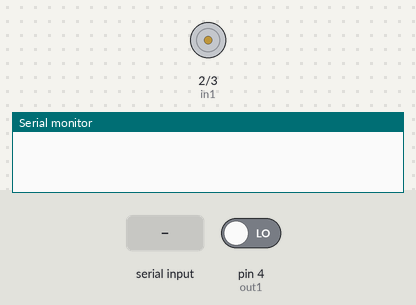
Recording of a sketch running on a simulated Arduino Uno, built with avr-gcc and run on an emulated ATmega328P. On the bench: motor-driver pin pairs drawn as motors (green arrow = first pin HIGH = forward, orange = second pin HIGH = backward, longer = more drive), the last lines printed to the serial monitor. The test bench sets the inputs (shaded band); at power-on: pin 4 (out1) LOW.

Above: at 1.2 s.
1.3 s: "90,45\n" received over Serial
At 2.4 s:
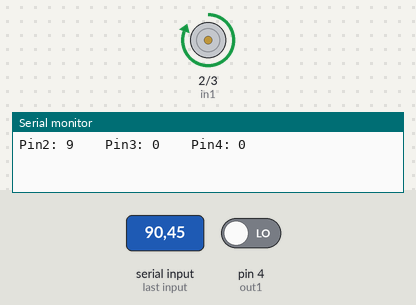
2.8 s: "5\n" received over Serial
At 3.4 s:
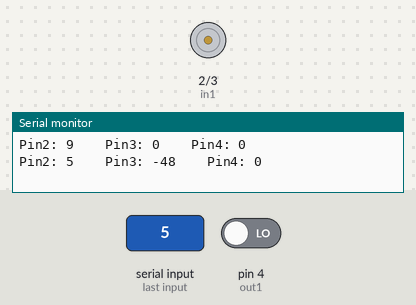
4.3 s: "30,150\n" received over Serial
At 4.7 s:
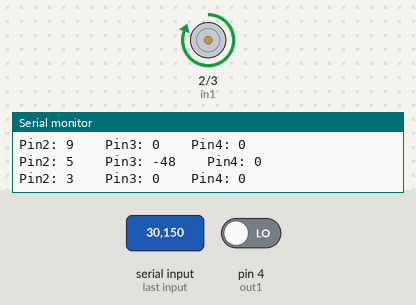
Timing chart, 0 to 7.3 s (numbered marks = the images above; inputs shaded):
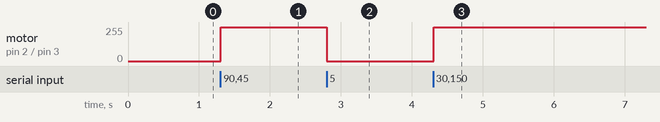

The sketch:

and.ino
```cpp
// And, Or, Nand, Xor
// Serial input: 00, 01, 10, 11
// And https://www.tinkercad.com/things/4Ggw7kltjnw-and-gate?sharecode=ILP4fLBGpug0d_gXlIQcTE2rO6C_2SqIt15GT9omTKY
// Or https://www.tinkercad.com/things/4CzvIPLXybS-or-gate?sharecode=g5mlyS2ecJivW67Su8YYe5ib9DWMpTzM6aShnnO6KfM
// Nand https://www.tinkercad.com/things/gCuinGkQDVQ-nand?sharecode=z2y_B3_GSfmQFUAv9Tb5FZ9O6Vp3E-U6akISbYWVqV8
// Xor https://www.tinkercad.com/things/kzP8M8I8ucS-xor?sharecode=39B-nbLnSKt8sMUUD6GshVDaHpp1zk9vdKorpzSHgZc

const int in1 = 2;
const int in2 = 3;
const int out1 = 4;

void setup()
{
  Serial.begin(9600);
  pinMode(in1, OUTPUT);
  pinMode(in2, OUTPUT);
  pinMode(out1, INPUT);
}

void loop()
{
  if (Serial.available()) {
    String input = Serial.readStringUntil('\n');
    input.trim();

  	int bit1 = input[0] - '0';
  	int bit2 = input[1] - '0';

  	digitalWrite(in1, bit1);
  	digitalWrite(in2, bit2);

  	Serial.print("Pin2: ");
  	Serial.print(bit1);
  	Serial.print("\t\tPin3: ");
  	Serial.print(bit2);

    int state = digitalRead(out1);

  	Serial.print("\t\tPin4: ");
  	Serial.print(state);
  	Serial.print("\n");
  }
}
```

Measured:
- after the input at 1.3 s, motor on pin 2 (in1) / pin 3 (in2): stopped → forward 255/255 at once
- after the input at 2.8 s, motor on pin 2 (in1) / pin 3 (in2): forward 255/255 → stopped at once
- after the input at 4.3 s, motor on pin 2 (in1) / pin 3 (in2): stopped → forward 255/255 at once
